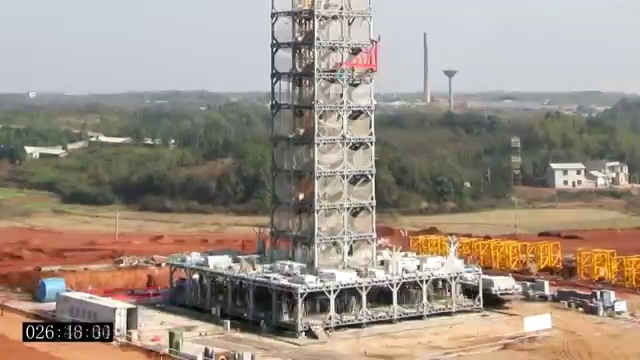
#> input picture src/Domain/fotos_salvas/frames/frame_0.jpg, 640 x 360 px
$ python 'principal v2.py'
#> lines starting #> are read from the running program, lines starting #| are printed output that depends on the picture
### src/Domain/AVIC.py
import numpy as np
import cv2

# Salva frames de um video
# [20 lines left out: function salva_frames, not called in this run]

# Empilha duas imagens
def empilha_imagem(img1, img2):
    imagem_comparacao = np.hstack((img1, img2))
    return imagem_comparacao

# Realiza a média de frames
def media_frames(url_frames, nome_imagem, formato_img, frame_ini, frame_fin):
    # Pega o primeiro frame para obter as dimensões
#> called with url_frames = 'fotos_salvas/frames/', nome_imagem = 'frame_', formato_img = '.jpg', frame_ini = 0, frame_fin = 20
    url_img = url_frames + nome_imagem + str(frame_ini) + formato_img
    im0 = cv2.imread(url_img)
#> im0 is the input picture: shape (360, 640, 3); mean B, G, R 133.6, 145.4, 158.1

    [lin, col, c] = im0.shape
#> lin = 360; col = 640; c = 3
    im_final = np.zeros((lin, col))

    # Lê frames e soma imagens
    while(frame_ini <= frame_fin):
        url = url_frames + nome_imagem + str(frame_ini) + formato_img
        im_temp = cv2.imread(url)
        im_temp = cv2.cvtColor(im_temp, cv2.COLOR_BGR2GRAY)
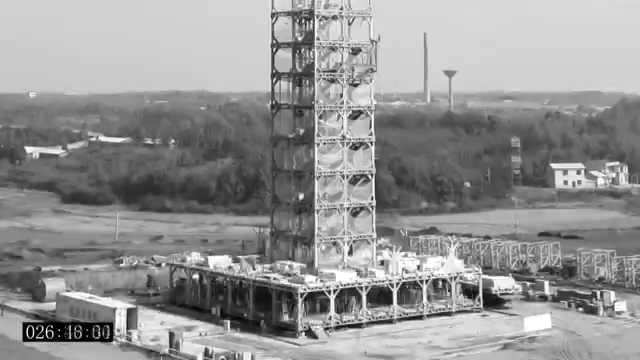
#> im_temp: shape (360, 640); min 0, max 255, mean 147.9
        im_final += im_temp
        frame_ini += 1

    im_final = (im_final/frame_fin)

    return np.uint8(im_final)

# Realiza crop da imagem
# [33 lines left out: functions crop_imagem, rotacionaImagem, cortaImagem, not called in this run]

### src/Domain/principal v2.py
import cv2 as cv
import numpy as np
import Firefly as f
import Hough as ho
import AVIC as av
import matplotlib.pyplot as plt

###################
#   AVIC - TCC2   #
###################

url_imagem = "frame_0.jpg"
url_video = "_base/video4.mp4"
url_destino = "fotos_salvas/frames/"

# av.salva_frames(url_video, url_destino, 0.2, 78, 90)

######
#> (the run stopped early here; a loop or call above may not have finished)
